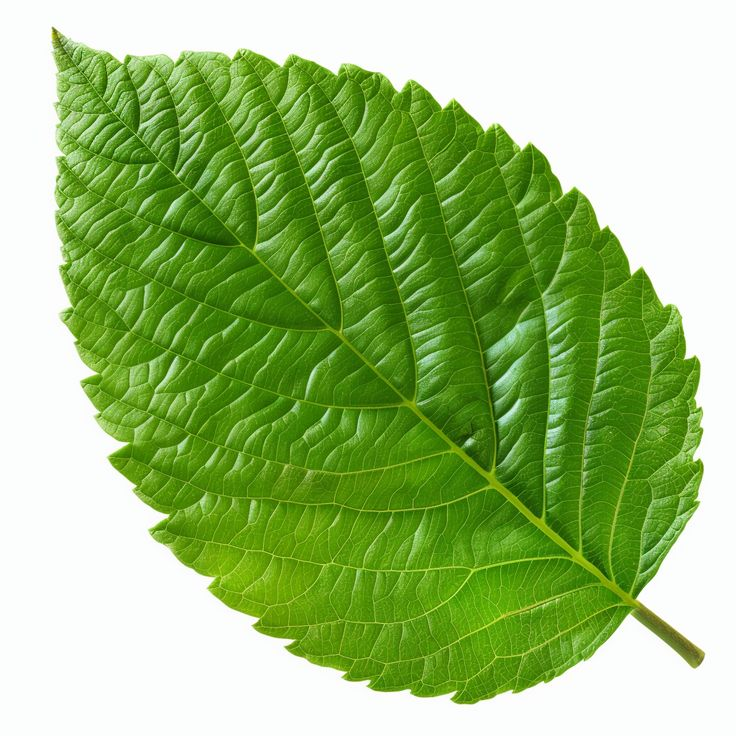
#> input picture backend/samples/599e2933f9b3d9e924e22920ec0eb01b.jpg, 736 x 736 px
$ python -i quality.py   (imports and definitions only)   (older library calls are emulated)
#> lines starting #> are read from the running program, lines starting #| are printed output that depends on the picture; after the words box and inside, x2 and y2 are one past the last pixel; in counts of white or black regions, pixels touching at a corner belong together
#> further down, picture is the input picture: shape (736, 736, 3); mean B, G, R 120.8, 189.5, 155.4
### backend/leaflens/io_utils.py
from pathlib import Path
from typing import Union
import cv2
import numpy as np

from leaflens.config import MAX_IMAGE_DIMENSION


def validate_image(img: np.ndarray) -> np.ndarray:
    """Validate that input is a non-empty numpy image array."""
    if img is None or not isinstance(img, np.ndarray) or img.size == 0:
        raise ValueError("Invalid or empty image provided")
    if len(img.shape) not in (2, 3):
        raise ValueError(f"Image must have 2 or 3 dimensions, got shape {img.shape}")
    return img


def downscale_if_needed(img: np.ndarray, max_dim: int = MAX_IMAGE_DIMENSION) -> tuple[np.ndarray, float]:
    """Downscale image so its longest dimension does not exceed max_dim."""
#> called with max_dim = 1280
    validate_image(img)
    height, width = img.shape[:2]
#> height = 736; width = 736
    longest = max(height, width)
#> longest = 736
    if longest <= max_dim:
        return img.copy(), 1.0

    scale = max_dim / float(longest)
    new_width = max(1, int(round(width * scale)))
    new_height = max(1, int(round(height * scale)))
    resized = cv2.resize(img, (new_width, new_height), interpolation=cv2.INTER_AREA)
    return resized, scale


# [40 lines left out: functions load_image, save_image, encode_image_to_jpeg_bytes, decode_image_from_bytes, not called in this run]

### backend/leaflens/segment.py
from typing import Any
import cv2
import numpy as np

from leaflens.config import (
    GREEN_HUE_MIN,
    GREEN_HUE_MAX,
    GREEN_SAT_MIN,
    GREEN_VAL_MIN,
    MAX_IMAGE_DIMENSION,
)
from leaflens.io_utils import downscale_if_needed, validate_image


def segment_leaf(
    img: np.ndarray,
    green_hue_range: tuple[int, int] = (GREEN_HUE_MIN, GREEN_HUE_MAX),
    sat_min: int = GREEN_SAT_MIN,
    val_min: int = GREEN_VAL_MIN,
) -> tuple[np.ndarray, dict[str, Any]]:
    """Segment leaf from image using HSV green detection with GrabCut fallback."""
#> called with green_hue_range = (33, 88), sat_min = 35, val_min = 35
    validate_image(img)
    proc_img, _ = downscale_if_needed(img, MAX_IMAGE_DIMENSION)
    height, width = proc_img.shape[:2]
#> height = 736; width = 736
    total_pixels = height * width
#> total_pixels = 541696

    hsv = cv2.cvtColor(proc_img, cv2.COLOR_BGR2HSV)
#> hsv: shape (736, 736, 3); mean H, S, V 57.1, 126, 189.5
    lower_green = np.array([green_hue_range[0], sat_min, val_min], dtype=np.uint8)
    upper_green = np.array([green_hue_range[1], 255, 255], dtype=np.uint8)
    hsv_mask = cv2.inRange(hsv, lower_green, upper_green)
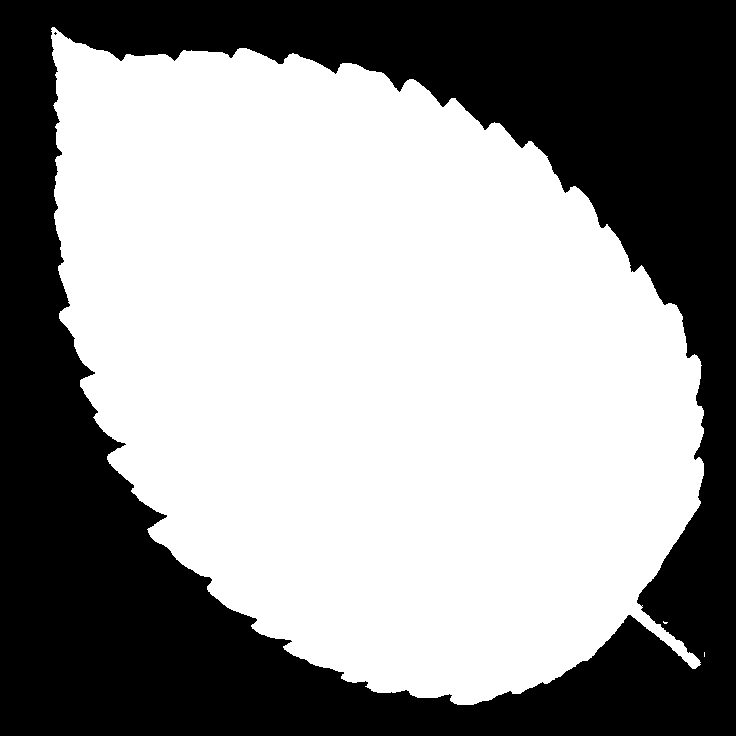
#> hsv_mask: shape (736, 736); 58.8% white; 2 black regions (1 under 20 px), largest, box (x1, y1, x2, y2) and area: (0, 0, 736, 736) 223068

    kernel = cv2.getStructuringElement(cv2.MORPH_ELLIPSE, (5, 5))
    cleaned_hsv_mask = cv2.morphologyEx(hsv_mask, cv2.MORPH_OPEN, kernel, iterations=2)
#> cleaned_hsv_mask: shape (736, 736); 58.8% white; 1 black region, box (x1, y1, x2, y2) and area: (0, 0, 736, 736) 223379
    cleaned_hsv_mask = cv2.morphologyEx(cleaned_hsv_mask, cv2.MORPH_CLOSE, kernel, iterations=2)
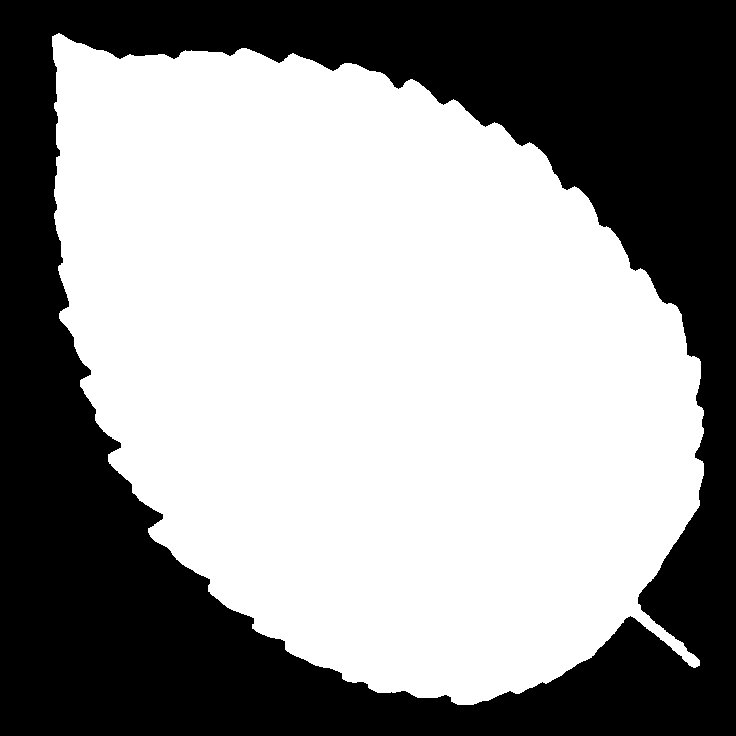
#> cleaned_hsv_mask: shape (736, 736); 58.8% white; 1 black region, box (x1, y1, x2, y2) and area: (0, 0, 736, 736) 223008

    hsv_ratio = float(np.count_nonzero(cleaned_hsv_mask) / total_pixels)
#> hsv_ratio = 0.588

    if hsv_ratio >= 0.05:
        num_labels, labels, stats, _ = cv2.connectedComponentsWithStats(cleaned_hsv_mask, connectivity=8)
#> num_labels = 2; stats = [[0, 0, 736, 736, 223008], [52, 33, 652, 672, 318688]]
        if num_labels > 1:
            largest_label = 1 + int(np.argmax(stats[1:, cv2.CC_STAT_AREA]))
#> largest_label = 1
            final_mask = np.zeros_like(cleaned_hsv_mask)
            final_mask[labels == largest_label] = 255
            filled_mask = _fill_mask_holes(final_mask)
            area_ratio = float(np.count_nonzero(filled_mask) / total_pixels)
#> area_ratio = 0.588
            return filled_mask, {
                "method": "hsv_green",
                "mask_area_ratio": round(area_ratio, 4),
                "is_fallback": False,
            }

    grabcut_mask = _segment_grabcut_fallback(proc_img)
    grabcut_ratio = float(np.count_nonzero(grabcut_mask) / total_pixels)

    if grabcut_ratio < 0.01:
        gray = cv2.cvtColor(proc_img, cv2.COLOR_BGR2GRAY)
        blurred = cv2.GaussianBlur(gray, (7, 7), 0)
        _, otsu = cv2.threshold(blurred, 0, 255, cv2.THRESH_BINARY_INV + cv2.THRESH_OTSU)
        otsu = cv2.morphologyEx(otsu, cv2.MORPH_OPEN, kernel, iterations=2)
        otsu = cv2.morphologyEx(otsu, cv2.MORPH_CLOSE, kernel, iterations=2)
        num_labels, labels, stats, _ = cv2.connectedComponentsWithStats(otsu, connectivity=8)
        if num_labels > 1:
            largest_label = 1 + int(np.argmax(stats[1:, cv2.CC_STAT_AREA]))
            fallback_mask = np.zeros_like(otsu)
            fallback_mask[labels == largest_label] = 255
            filled = _fill_mask_holes(fallback_mask)
            ratio = float(np.count_nonzero(filled) / total_pixels)
            return filled, {
                "method": "morphological_fallback",
                "mask_area_ratio": round(ratio, 4),
                "is_fallback": True,
            }

    return grabcut_mask, {
        "method": "grabcut",
        "mask_area_ratio": round(grabcut_ratio, 4),
        "is_fallback": True,
    }


def _fill_mask_holes(mask: np.ndarray) -> np.ndarray:
    contours, _ = cv2.findContours(mask, cv2.RETR_EXTERNAL, cv2.CHAIN_APPROX_SIMPLE)
    filled = np.zeros_like(mask)
    if contours:
        cv2.drawContours(filled, contours, -1, 255, thickness=cv2.FILLED)
    return filled


# [25 lines left out: function _segment_grabcut_fallback, not called in this run]

### backend/leaflens/quality.py
from typing import Any, Optional
import cv2
import numpy as np

from leaflens.config import (
    BLUR_THRESHOLD,
    COVERAGE_MIN_RATIO,
    EXPOSURE_BRIGHT_RATIO_THRESHOLD,
    EXPOSURE_DARK_RATIO_THRESHOLD,
    EXPOSURE_MEAN_BRIGHT_THRESHOLD,
    EXPOSURE_MEAN_DARK_THRESHOLD,
    GLARE_RATIO_THRESHOLD,
    GLARE_SATURATION_MAX,
    GLARE_VALUE_MIN,
    MAX_IMAGE_DIMENSION,
    RECONSTRUCTED_RATIO_THRESHOLD,
)
from leaflens.io_utils import downscale_if_needed, validate_image
from leaflens.segment import segment_leaf


# [156 lines left out: functions measure_blur, measure_exposure, measure_glare, measure_leaf_coverage, quality_report, not called in this run]

>>> import cv2
>>> picture = cv2.imread('../samples/599e2933f9b3d9e924e22920ec0eb01b.jpg')
>>> result = quality_report(picture)
#> in quality_report, `too_small = bool(coverage_val < COVERAGE_MIN_RATIO)`: too_small = False
#> in quality_report, `coverage_res = { "coverage": round(coverage_val, 4), "too_small": too_..`: coverage_res = {'coverage': 0.588, 'too_small': False}
#> in measure_blur, `gray = cv2.cvtColor(proc_img, cv2.COLOR_BGR2GRAY)`:
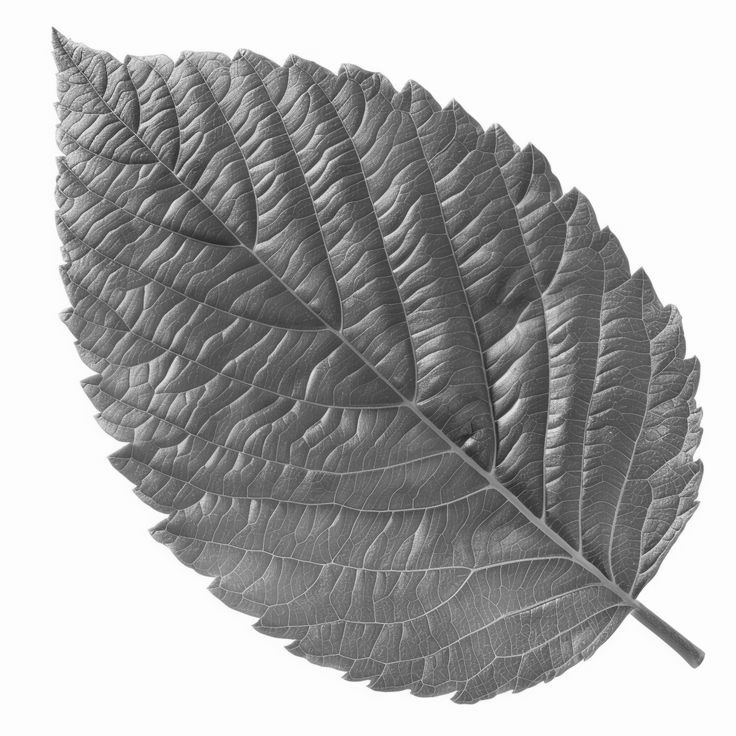
#> gray: shape (736, 736); min 29, max 255, mean 171.3
#> in measure_blur, `laplacian = cv2.Laplacian(gray, cv2.CV_64F)`:
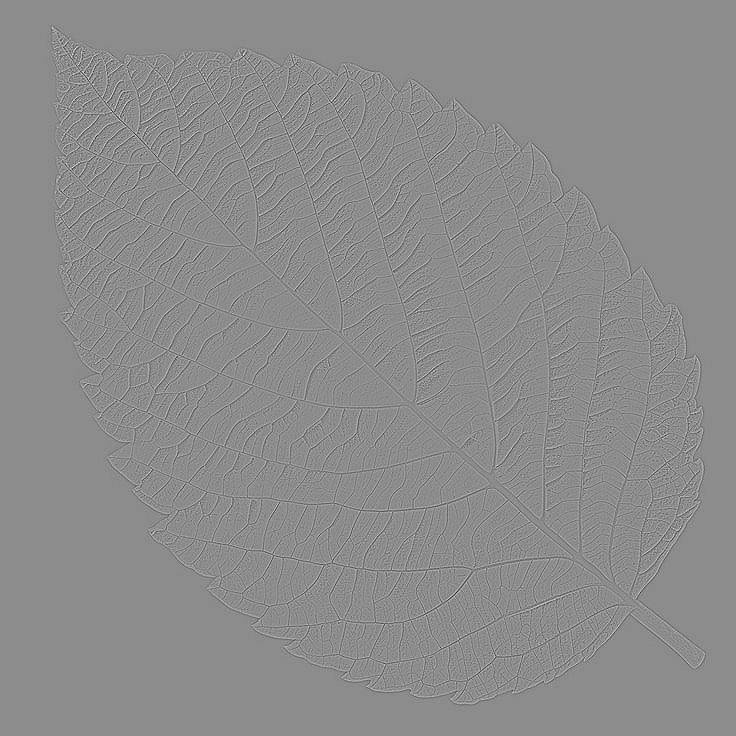
#> laplacian: shape (736, 736) float64; min -368, max 302, mean 0; drawn with min black and max white
#> in measure_blur, `variance = float(laplacian.var())`: variance = 1282
#> in measure_blur, `is_blurry = bool(variance < BLUR_THRESHOLD)`: is_blurry = False
#> in quality_report, `blur_res = measure_blur(proc_img)`: blur_res = {'blur_score': 1282, 'is_blurry': False}
#> in measure_exposure, `mean_val = float(np.mean(gray))`: mean_val = 171.3
#> in measure_exposure, `dark_pixels = float(np.count_nonzero(gray <= 20))`: dark_pixels = 0
#> in measure_exposure, `bright_pixels = float(np.count_nonzero(gray >= 235))`: bright_pixels = 223612
#> in measure_exposure, `dark_ratio = float(dark_pixels / total_pixels)`: dark_ratio = 0
#> in measure_exposure, `bright_ratio = float(bright_pixels / total_pixels)`: bright_ratio = 0.413
#> in quality_report, `exposure_res = measure_exposure(proc_img)`: exposure_res = {'mean': 171.3, 'dark_ratio': 0, 'bright_ratio': 0.413, 'status': 'overexposed'}
#> in measure_glare, `val = hsv[:, :, 2]`:
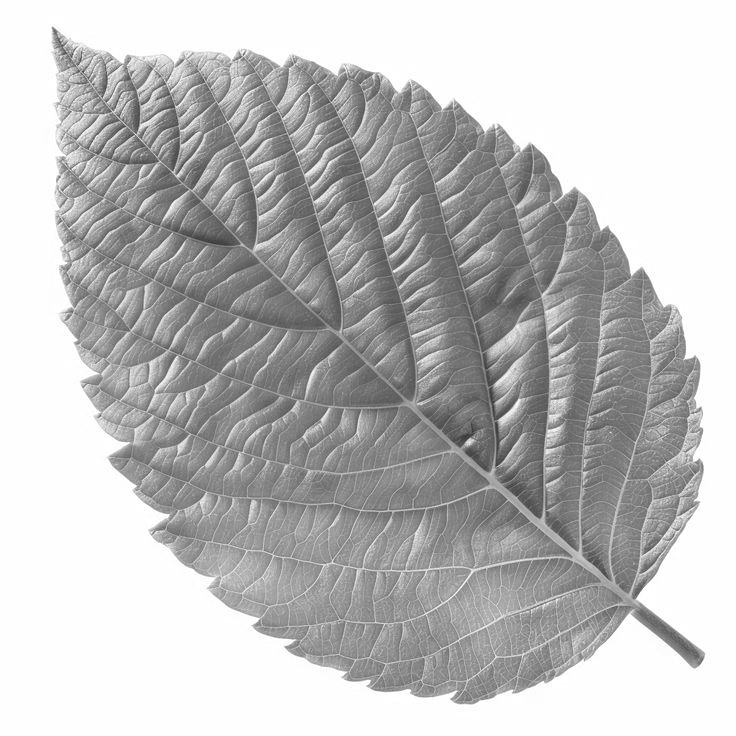
#> val: shape (736, 736); min 45, max 255, mean 189.5
#> in measure_glare, `raw_glare = (sat <= GLARE_SATURATION_MAX) & (val >= GLARE_VALUE_MIN)`:
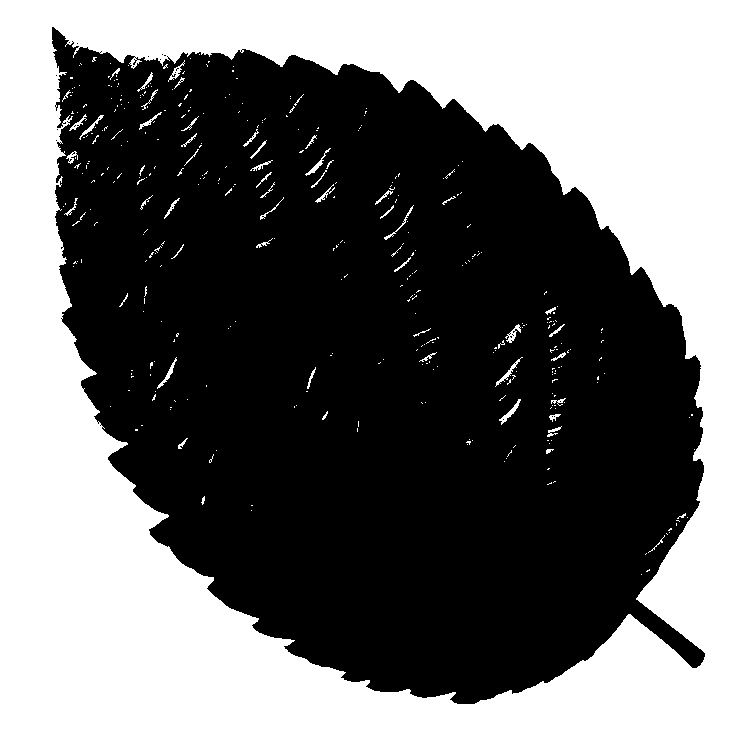
#> raw_glare: shape (736, 736) bool; 42.4% white; 376 white regions (321 under 20 px), largest, box (x1, y1, x2, y2) and area: (0, 0, 736, 736) 225826, (499, 399, 521, 425) 127, (495, 357, 523, 387) 119
#> in measure_glare, `glare_binary = raw_glare & leaf_binary`:
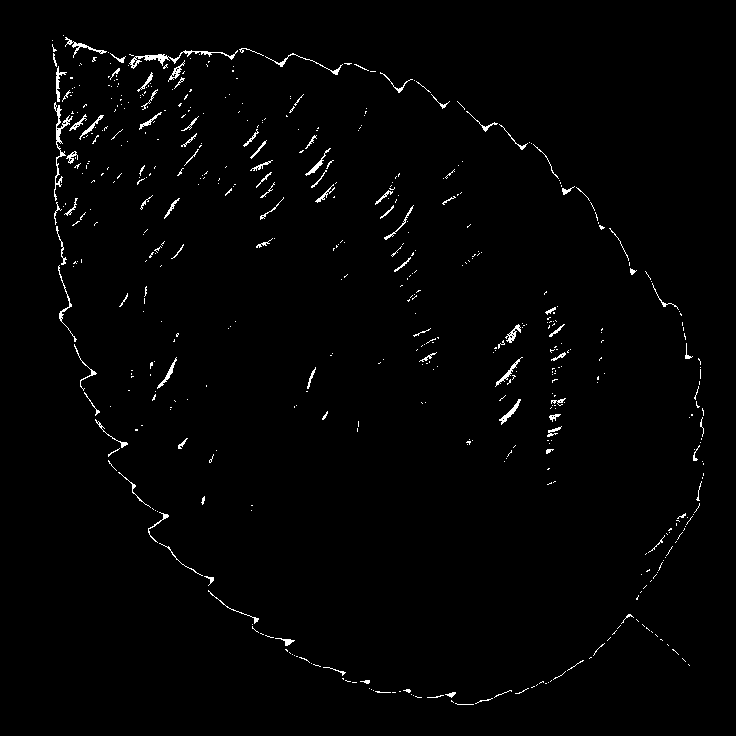
#> glare_binary: shape (736, 736) bool; 1.3% white in thin lines or dots, all inside (x1, y1, x2, y2) = (52, 35, 704, 705)
#> in measure_glare, `denom = float(np.count_nonzero(leaf_binary))`: denom = 318688
#> in measure_glare, `glare_ratio = float(np.count_nonzero(glare_binary) / denom) if denom >..`: glare_ratio = 0.0229
#> in measure_glare, `has_glare = bool(glare_ratio >= GLARE_RATIO_THRESHOLD)`: has_glare = True
#> in quality_report, `glare_res, _ = measure_glare(proc_img, leaf_mask=mask if not too_small..`: glare_res = {'glare_ratio': 0.0229, 'has_glare': True}
#> result = 6 items
